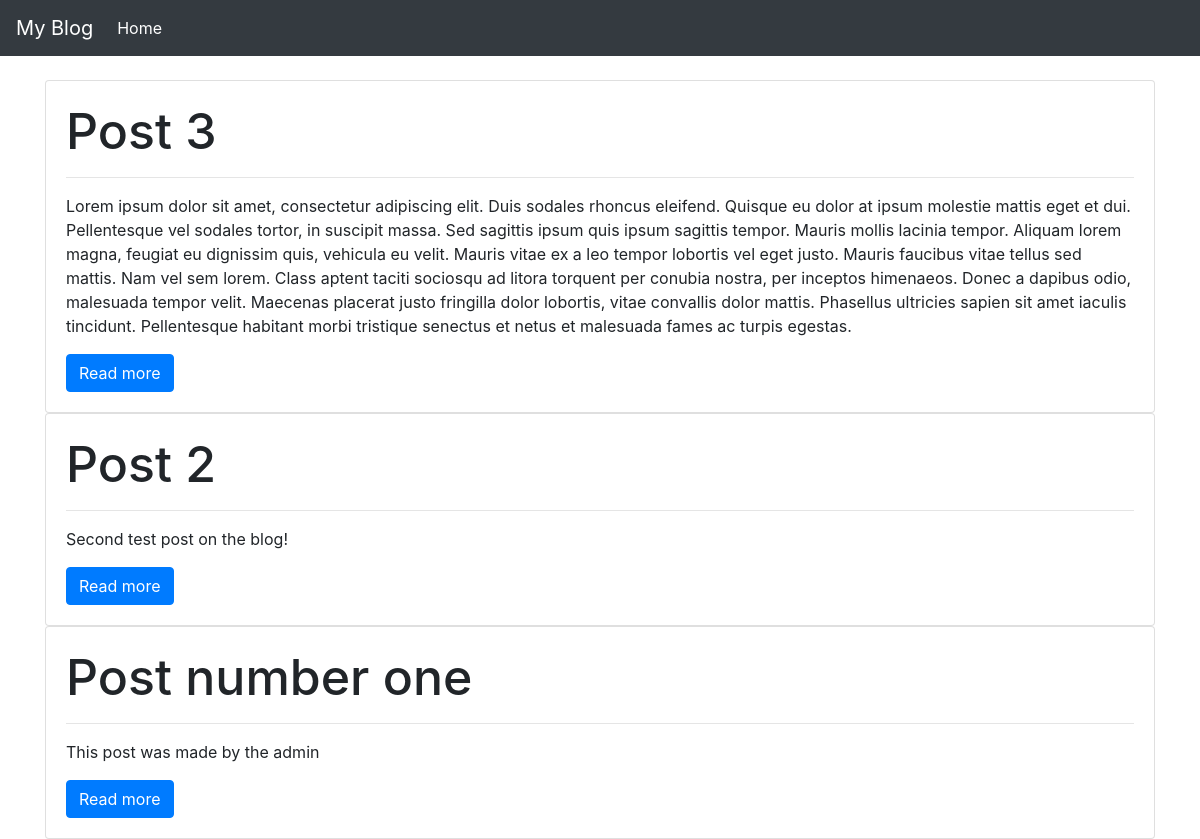
The page / on the database its author committed.
### blog/models.py (models this page shows, shortened)
class Post(models.Model):
    objects = models.Manager()
    published = PublishedManager()
    STATUS_CHOICES = (
        ('draft', 'Draft'),
        ('published', 'Published')
    )
    title = models.CharField(max_length=150)
    slug = models.SlugField(max_length=150, unique_for_date='publish')
    author = models.ForeignKey(User, on_delete=models.CASCADE)
    body = models.TextField()
    publish = models.DateTimeField(default=timezone.now)
    created = models.DateTimeField(auto_now_add=True)
    updated = models.DateTimeField(auto_now=True)
    status = models.CharField(max_length=10, choices=STATUS_CHOICES,
                              default='draft')
    def get_absolute_url(self):
        return reverse("blog:detail", args=[
            self.publish.year, self.publish.month, self.publish.day, self.slug
        ])
    class Meta:
        ordering = ('-publish',)

### blog/views.py (the view)
# urls.py: path('', PostListView.as_view(), name='home'),
class PostListView(ListView):
    model = Post
    template_name = "blog/home.html"
    paginate_by = 5

### blog/templates/blog/home.html (shortened to what this page needs)
{% extends 'blog/base.html' %}
{% load static %}
{% block content %}
    <br>
    {% for post in object_list %}
        <div class="card flex " >
        <div class="card-body">
        <h5 class="card-title text-dark-150">{{ post.title }}</h5>
        <hr>
        <p class="card-text">{{post.body}}</p>
        <a href="{{ post.get_absolute_url }}" class="btn btn-primary">Read more</a>
  </div>
</div>
    {% endfor %}
{% endblock content %}

### blog/templates/blog/base.html (shortened to what this page needs)
{% load static %}
<!doctype html>
<html lang="en">
  <head>
    <link rel="stylesheet" href="https://stackpath.bootstrapcdn.com/bootstrap/4.5.2/css/bootstrap.min.css">
    <link href="{% static "main.css" %}" rel="stylesheet">
  </head>
  <body>
  <nav class="navbar navbar-expand-lg navbar-dark bg-dark">
  <a class="navbar-brand" href="#">My Blog</a>
  <div class="collapse navbar-collapse" id="navbarSupportedContent">
    <ul class="navbar-nav mr-auto">
      <li class="nav-item active">
        <a class="nav-link" href="#">Home <span class="sr-only">(current)</span></a>
      </li>
  </div>
</nav>
    <div class='container'>
    {% block content %}
    {% endblock content %}
    </div>
  </body>
</html>

### blog/static/main.css (style rules this page uses)
.card-title { font-size: 50px; }

### rows shown on the page
Post: title "Post 3", body "Lorem ipsum dolor sit amet, consectetur adipiscing elit. Duis sodales rhoncus eleifend. Quisque eu dolor at ipsum molestie mattis eget et dui. Pellentesque vel sodales tortor, in suscipit massa. Sed sagittis ipsum quis ipsum sagittis tempor. Mauris mollis lacinia tempor. Aliquam lorem magna, feugiat eu dignissim quis, vehicula eu velit. Mauris vitae ex a leo tempor lobortis vel eget justo. Mauris faucibus vitae tellus sed mattis. Nam vel sem lorem. Class aptent taciti sociosqu ad litora torquent per conubia nostra, per inceptos himenaeos. Donec a dapibus odio, malesuada tempor velit. Maecenas placerat justo fringilla dolor lobortis, vitae convallis dolor mattis. Phasellus ultricies sapien…"
Post: title "Post 2", body "Second test post on the blog!"
Post: title "Post number one", body "This post was made by the admin"
